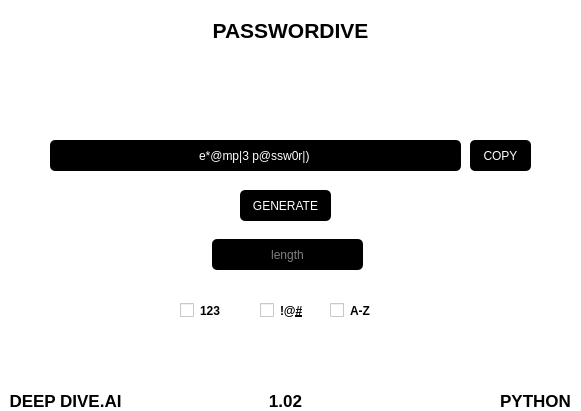
<?xml version="1.0" encoding="UTF-8"?>
<ui version="4.0">
 <class>MainWindow</class>
 <widget class="QMainWindow" name="MainWindow">
  <property name="geometry">
   <rect>
    <x>0</x>
    <y>0</y>
    <width>581</width>
    <height>411</height>
   </rect>
  </property>
  <property name="minimumSize">
   <size>
    <width>581</width>
    <height>411</height>
   </size>
  </property>
  <property name="maximumSize">
   <size>
    <width>581</width>
    <height>411</height>
   </size>
  </property>
  <property name="windowTitle">
   <string>MainWindow</string>
  </property>
  <property name="windowIcon">
   <iconset resource="files.qrc">
    <normaloff>:/box/unlock.png</normaloff>:/box/unlock.png</iconset>
  </property>
  <property name="styleSheet">
   <string notr="true">QWidget{
	background-color: white;
	color: black;
}

QLineEdit{
	border-radius: 5px;
	background-color: black;
	color: white;
	font-weight: 8px;
}

QPushButton{
	color: white;
	background-color: black;
	border-radius: 5px;
}

QPushButton:hover{
	color: white;
	background-color: black;
	border-radius: 6px;
}

QCheckBox::indicator:unchecked {
    color: black;
}

QCheckBox::indicator:checked {
    color: black;
}

</string>
  </property>
  <widget class="QWidget" name="centralwidget">
   <widget class="QLabel" name="logo">
    <property name="geometry">
     <rect>
      <x>200</x>
      <y>10</y>
      <width>181</width>
      <height>41</height>
     </rect>
    </property>
    <property name="font">
     <font>
      <pointsize>16</pointsize>
      <weight>75</weight>
      <bold>true</bold>
     </font>
    </property>
    <property name="text">
     <string>PASSWORDIVE</string>
    </property>
    <property name="alignment">
     <set>Qt::AlignCenter</set>
    </property>
   </widget>
   <widget class="QLineEdit" name="password">
    <property name="geometry">
     <rect>
      <x>50</x>
      <y>140</y>
      <width>411</width>
      <height>31</height>
     </rect>
    </property>
    <property name="text">
     <string>e*@mp|3 p@ssw0r|)</string>
    </property>
    <property name="alignment">
     <set>Qt::AlignCenter</set>
    </property>
    <property name="readOnly">
     <bool>true</bool>
    </property>
   </widget>
   <widget class="QPushButton" name="generate">
    <property name="geometry">
     <rect>
      <x>240</x>
      <y>190</y>
      <width>91</width>
      <height>31</height>
     </rect>
    </property>
    <property name="cursor">
     <cursorShape>PointingHandCursor</cursorShape>
    </property>
    <property name="text">
     <string>GENERATE</string>
    </property>
   </widget>
   <widget class="QLineEdit" name="len">
    <property name="geometry">
     <rect>
      <x>212</x>
      <y>239</y>
      <width>151</width>
      <height>31</height>
     </rect>
    </property>
    <property name="maxLength">
     <number>3</number>
    </property>
    <property name="alignment">
     <set>Qt::AlignCenter</set>
    </property>
    <property name="placeholderText">
     <string>length</string>
    </property>
   </widget>
   <widget class="QLabel" name="label_2">
    <property name="geometry">
     <rect>
      <x>0</x>
      <y>390</y>
      <width>131</width>
      <height>21</height>
     </rect>
    </property>
    <property name="font">
     <font>
      <pointsize>13</pointsize>
      <weight>75</weight>
      <bold>true</bold>
     </font>
    </property>
    <property name="text">
     <string>DEEP DIVE.AI</string>
    </property>
    <property name="alignment">
     <set>Qt::AlignCenter</set>
    </property>
   </widget>
   <widget class="QLabel" name="label_3">
    <property name="geometry">
     <rect>
      <x>220</x>
      <y>390</y>
      <width>131</width>
      <height>21</height>
     </rect>
    </property>
    <property name="font">
     <font>
      <pointsize>13</pointsize>
      <weight>75</weight>
      <bold>true</bold>
     </font>
    </property>
    <property name="text">
     <string>1.02</string>
    </property>
    <property name="alignment">
     <set>Qt::AlignCenter</set>
    </property>
   </widget>
   <widget class="QLabel" name="label_4">
    <property name="geometry">
     <rect>
      <x>470</x>
      <y>390</y>
      <width>131</width>
      <height>21</height>
     </rect>
    </property>
    <property name="font">
     <font>
      <pointsize>13</pointsize>
      <weight>75</weight>
      <bold>true</bold>
     </font>
    </property>
    <property name="text">
     <string>PYTHON</string>
    </property>
    <property name="alignment">
     <set>Qt::AlignCenter</set>
    </property>
   </widget>
   <widget class="QCheckBox" name="digits">
    <property name="geometry">
     <rect>
      <x>180</x>
      <y>300</y>
      <width>71</width>
      <height>21</height>
     </rect>
    </property>
    <property name="font">
     <font>
      <weight>75</weight>
      <bold>true</bold>
     </font>
    </property>
    <property name="layoutDirection">
     <enum>Qt::LeftToRight</enum>
    </property>
    <property name="text">
     <string>123</string>
    </property>
   </widget>
   <widget class="QCheckBox" name="ascii">
    <property name="geometry">
     <rect>
      <x>260</x>
      <y>300</y>
      <width>71</width>
      <height>21</height>
     </rect>
    </property>
    <property name="font">
     <font>
      <weight>75</weight>
      <bold>true</bold>
     </font>
    </property>
    <property name="layoutDirection">
     <enum>Qt::LeftToRight</enum>
    </property>
    <property name="text">
     <string>!@&amp;#</string>
    </property>
   </widget>
   <widget class="QCheckBox" name="upper">
    <property name="geometry">
     <rect>
      <x>330</x>
      <y>300</y>
      <width>71</width>
      <height>21</height>
     </rect>
    </property>
    <property name="font">
     <font>
      <weight>75</weight>
      <bold>true</bold>
     </font>
    </property>
    <property name="layoutDirection">
     <enum>Qt::LeftToRight</enum>
    </property>
    <property name="text">
     <string>A-Z</string>
    </property>
   </widget>
   <widget class="QPushButton" name="generate_2">
    <property name="geometry">
     <rect>
      <x>470</x>
      <y>140</y>
      <width>61</width>
      <height>31</height>
     </rect>
    </property>
    <property name="cursor">
     <cursorShape>PointingHandCursor</cursorShape>
    </property>
    <property name="text">
     <string>COPY</string>
    </property>
   </widget>
   <widget class="QLabel" name="label">
    <property name="geometry">
     <rect>
      <x>257</x>
      <y>50</y>
      <width>71</width>
      <height>61</height>
     </rect>
    </property>
    <property name="text">
     <string/>
    </property>
    <property name="pixmap">
     <pixmap resource="files.qrc">:/box/unlock.png</pixmap>
    </property>
    <property name="scaledContents">
     <bool>true</bool>
    </property>
   </widget>
  </widget>
 </widget>
 <resources>
  <include location="files.qrc"/>
 </resources>
 <connections/>
</ui>
